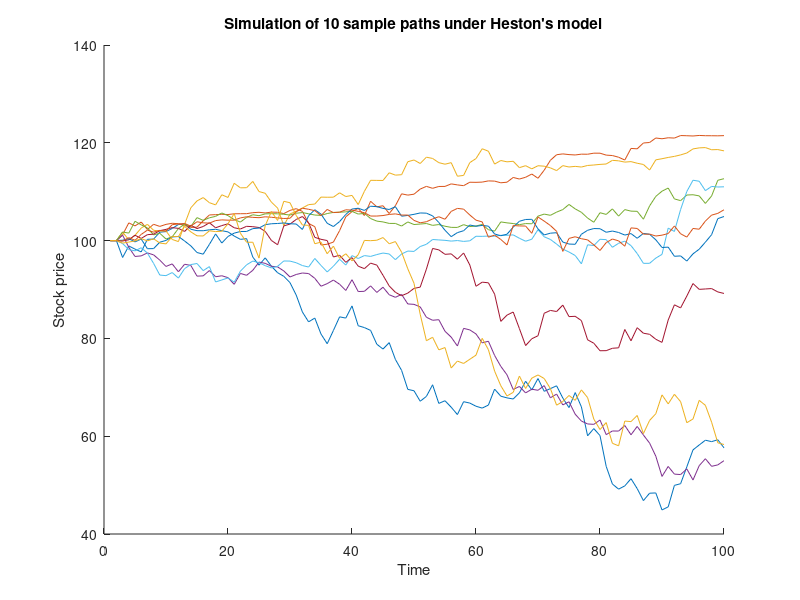

The MATLAB source for this figure:
clear; clc; close all; rng(1); % Set seed for repeatable samples
hold on;

M = 10; % Number of simulations
r = 0.02; % Interest rate
dT = 1/100; % The timestep size delta T
T = 1; % expiry time
N = T/dT; % Number of timesteps
df = exp(-r*T); % Discount factor considering continuous compounding

v = zeros(1, N); % Variance at each timestep
v(1) = 0.0174; % Initial variance (Matlab index starts with 1, not 0)
v_bar = 0.0354; % Long term mean of variance

eta = 0.3877; % The value of η in the problem
rho = -0.7165; % The correlation coefficient ρ
lambda = 1.3253; % The lambda value

K = 100; % Strike price

x = zeros(1, N); % Ln(stock price) for each time step
S = zeros(1, N); % Stock price at each time step
S(1) = K; % Matlab index starts with 1 and this is an at-the-money call
x(1) = log(S(1)); % Initial value of x(i)

% Store value for each path in f which we will average later
f = zeros(1, M);

% Run simulation over M paths
for path = 1: M
  
   % phi1 and phi2 are ~ N(0,1) with correlation = rho
   phi1 = zeros(1, N);
   phi2 = zeros(1, N);

   % Calculate S at N timesteps. Since we are calculating the (i + 1)th
   % value, the loop runs from 1 to N - 1
   for i = 1: N - 1
       % phi1 and phi2 are ~ N(0,1) with correlation = rho
       phi1(i) = randn;
       phi2(i) = (rho*phi1(i)) + (sqrt(1 - rho*rho)*randn);
      
       x(i+1) = x(i) + (r*dT) - (v(i)*dT/2) + sqrt(v(i)*dT)*phi1(i);
       S(i+1) = exp(x(i));
      
       % Long equation, let's divide into three parts for simplicity
       part1 = ( sqrt(v(i)) + (eta/2)*sqrt(dT)*phi2(i) )^2;
       part2 = -lambda*(v(i) - v_bar)*dT;
       part3 = -(eta*eta/4)*dT;
      
       % Make sure v(i) is non-negative
       v(i + 1) = abs(part1 +part2 + part3);
   end
  
   % Value = Discounted payoff for European call
   f(path) = df*max(S(N) - K, 0);
   plot(S);
end

xlabel('Time'); ylabel('Stock price'); title('Simulation of 10 sample paths under Heston''s model');

% Option price is expected discounted payoff
V0 = sum(f)/M;
disp('The option price is: '); disp(V0);
